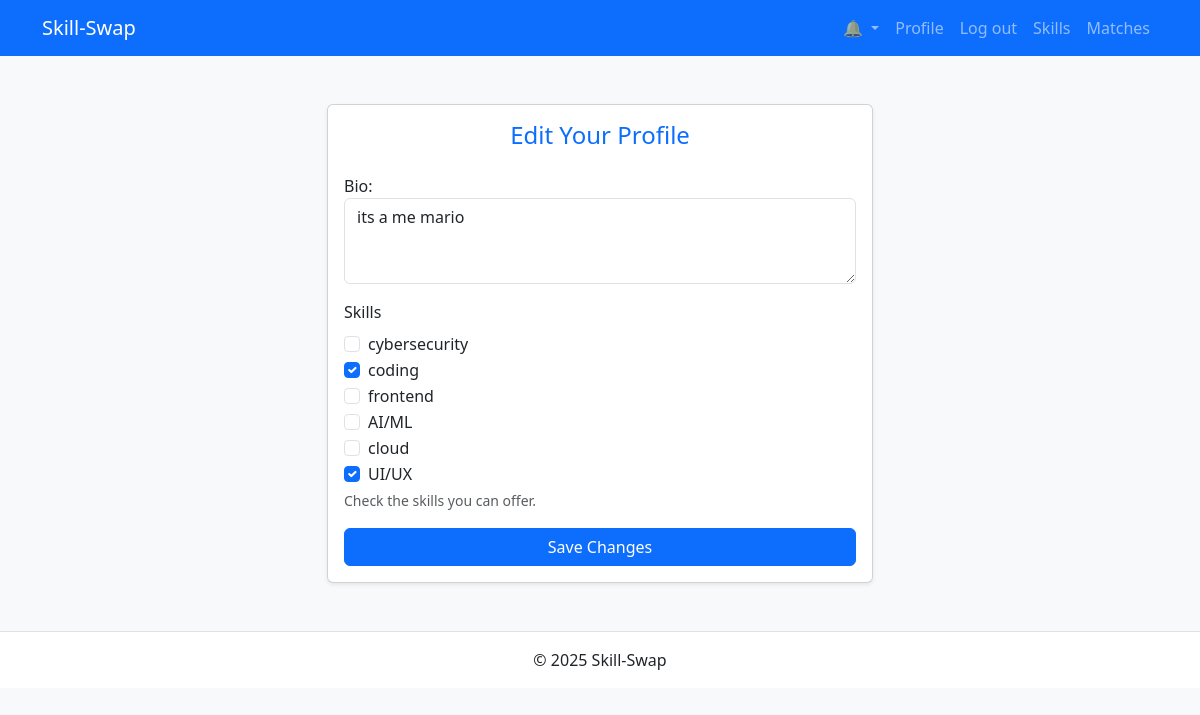
Screenshot of /accounts/profile/edit/ (signed in) with the database file from the repository.
### users/models.py (models this page shows, shortened)
class Profile(models.Model):
    user        = models.OneToOneField(User, on_delete=models.CASCADE)
    bio         = models.TextField(blank=True)
    skills      = models.ManyToManyField('skills.Skill', blank=True, related_name='holders')

### skills/models.py (models this page shows)
class Skill(models.Model):
    name = models.CharField(max_length=50, unique=True)
    def __str__(self):
        return self.name

### users/views.py (the view)
# urls.py: path('profile/edit/', ProfileUpdateView.as_view(), name='profile_edit'),
class ProfileUpdateView(LoginRequiredMixin, generic.UpdateView):
    model = Profile
    form_class = ProfileForm
    template_name = 'users/profile_edit.html'
    success_url = reverse_lazy('users:profile')
    def get_object(self):
        profile, _ = Profile.objects.get_or_create(user=self.request.user)
        return profile

### users/forms.py
class ProfileForm(forms.ModelForm):
    skills = forms.ModelMultipleChoiceField(
        queryset=Skill.objects.all(),
        required=False,
        help_text="Check the skills you can offer.",
        widget=forms.CheckboxSelectMultiple(attrs={'class': 'form-check-input'})
    )
    class Meta:
        model = Profile
        fields = ['bio', 'skills']
        widgets = {
            'bio': forms.Textarea(attrs={
                'rows': 3,
                'class': 'form-control',
                'placeholder': 'Tell people a bit about yourself…'
            }),
        }

### notifications/context_processors.py (called while the page is built)
def unread_notifications(request):
    if request.user.is_authenticated:
        qs = Notification.objects.filter(
            user=request.user, is_read=False
        ).order_by('-created')
        return {'unread_notifications': qs}
    return {}

### templates/users/profile_edit.html (shortened to what this page needs)
{% extends "base.html" %}
{% block content %}
<div class="row justify-content-center">
  <div class="col-md-8 col-lg-6">
    <div class="card shadow-sm">
      <div class="card-body">
        <h4 class="card-title mb-4 text-center">Edit Your Profile</h4>
        <form method="post">
          <div class="mb-3">
            {{ form.bio.label_tag }}
            {{ form.bio }}
          </div>
          <div class="mb-3">
            <label class="form-label">{{ form.skills.label }}</label>
            <div>
              {% for checkbox in form.skills %}
                <div class="form-check">
                  {{ checkbox.tag }}
                  <label
                    class="form-check-label"
                    for="{{ checkbox.id_for_label }}">
                    {{ checkbox.choice_label }}
                  </label>
                </div>
              {% endfor %}
            </div>
            {% if form.skills.help_text %}
              <small class="form-text text-muted">{{ form.skills.help_text }}</small>
            {% endif %}
          </div>
          <button type="submit" class="btn btn-primary w-100">Save Changes</button>
        </form>
      </div>
    </div>
  </div>
</div>
{% endblock %}

### static/css/site.css (style rules this page uses)
body { font-family: "Segoe UI", sans-serif; }
.card-title { color: #0d6efd; }

### rows the page displays
Profile: bio "its a me mario"
Skill: choice_label "cybersecurity"
Skill: choice_label "coding"
Skill: choice_label "frontend"
Skill: choice_label "AI/ML"
Skill: choice_label "cloud"
Skill: choice_label "UI/UX"
